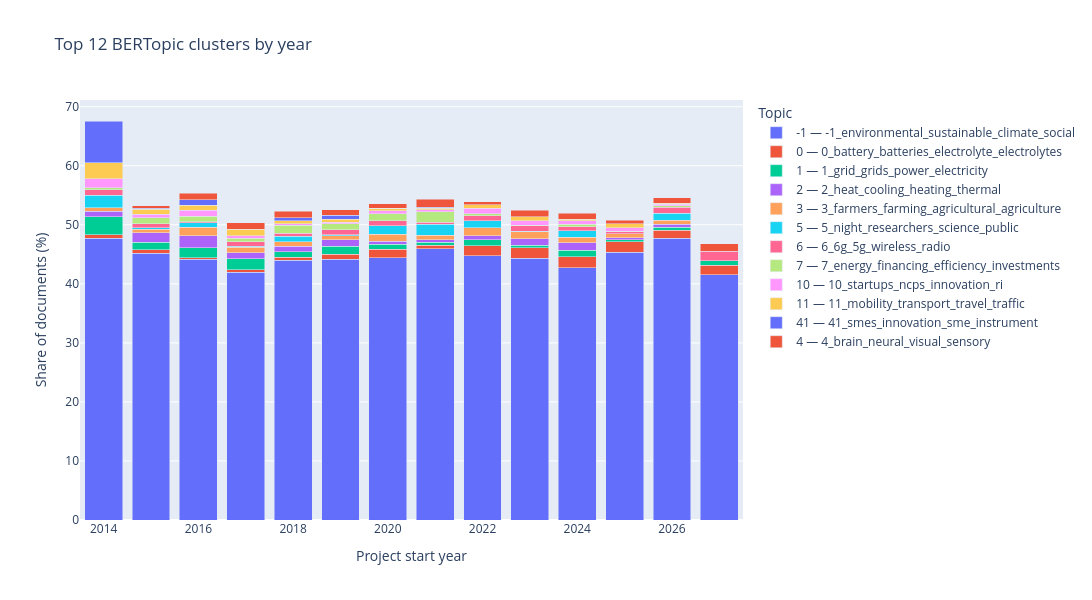

This figure's notebook cell:
### Code cell
# Visualize the strongest topics across years.
TOP_N_TOPICS = 12
popular_topics = (
    topic_year_counts.groupby("topic")
    ["share_pct"].mean()
    .nlargest(TOP_N_TOPICS)
    .index
)
plot_df = topic_year_counts[topic_year_counts["topic"].isin(popular_topics)].copy()
plot_df["topic_label"] = plot_df.apply(
    lambda row: f"{row.topic} — {row.topic_name}", axis=1
)

fig = px.bar(
    plot_df,
    x="start_year",
    y="share_pct",
    color="topic_label",
    title=f"Top {TOP_N_TOPICS} BERTopic clusters by year",
    labels={"share_pct": "Share of documents (%)", "start_year": "Project start year"},
    category_orders={"start_year": sorted(valid_years)},
)
fig.update_layout(barmode="stack", legend_title_text="Topic")
fig.update_layout(width=1400, height=600)
fig.write_image("data/bertopic_top12_by_year.png", width=1400, height=600, scale=2)
fig.show()

### Figure 1 — Plotly figure (JSON) as saved in the notebook; plotly's stock layout.template omitted (floating-point values rounded to 4 significant figures)
{"data": [{"hovertemplate": "topic_label=-1 — -1_environmental_sustainable_climate_social<br>Project start year=%{x}<br>Share of documents (%)=%{y}<extra></extra>", "legendgroup": "-1 — -1_environmental_sustainable_climate_social", "marker": {"color": "#636efa", "pattern": {"shape": ""}}, "name": "-1 — -1_environmental_sustainable_climate_social", "orientation": "v", "showlegend": true, "textposition": "auto", "type": "bar", "x": [2014, 2015, 2016, 2017, 2018, 2019, 2020, 2021, 2022, 2023, 2024, 2025, 2026, 2027], "xaxis": "x", "y": [47.71, 45.18, 44.19, 41.95, 44.03, 44.15, 44.45, 45.9, 44.73, 44.3, 42.76, 45.32, 47.75, 41.53], "yaxis": "y"}, {"hovertemplate": "topic_label=0 — 0_battery_batteries_electrolyte_electrolytes<br>Project start year=%{x}<br>Share of documents (%)=%{y}<extra></extra>", "legendgroup": "0 — 0_battery_batteries_electrolyte_electrolytes", "marker": {"color": "#EF553B", "pattern": {"shape": ""}}, "name": "0 — 0_battery_batteries_electrolyte_electrolytes", "orientation": "v", "showlegend": true, "textposition": "auto", "type": "bar", "x": [2014, 2015, 2016, 2017, 2018, 2019, 2020, 2021, 2022, 2023, 2024, 2025, 2026, 2027], "xaxis": "x", "y": [0.6116, 0.5537, 0.2581, 0.444, 0.4634, 0.8971, 1.381, 0.5945, 1.757, 1.825, 1.827, 1.819, 1.305, 1.613], "yaxis": "y"}, {"hovertemplate": "topic_label=1 — 1_grid_grids_power_electricity<br>Project start year=%{x}<br>Share of documents (%)=%{y}<extra></extra>", "legendgroup": "1 — 1_grid_grids_power_electricity", "marker": {"color": "#00cc96", "pattern": {"shape": ""}}, "name": "1 — 1_grid_grids_power_electricity", "orientation": "v", "showlegend": true, "textposition": "auto", "type": "bar", "x": [2014, 2015, 2016, 2017, 2018, 2019, 2020, 2021, 2022, 2023, 2024, 2025, 2026, 2027], "xaxis": "x", "y": [3.058, 1.329, 1.704, 1.831, 0.9784, 1.322, 0.9028, 0.5284, 0.9585, 0.4148, 1.142, 0.3638, 0.495, 0.8065], "yaxis": "y"}, {"hovertemplate": "topic_label=2 — 2_heat_cooling_heating_thermal<br>Project start year=%{x}<br>Share of documents (%)=%{y}<extra></extra>", "legendgroup": "2 — 2_heat_cooling_heating_thermal", "marker": {"color": "#ab63fa", "pattern": {"shape": ""}}, "name": "2 — 2_heat_cooling_heating_thermal", "orientation": "v", "showlegend": true, "textposition": "auto", "type": "bar", "x": [2014, 2015, 2016, 2017, 2018, 2019, 2020, 2021, 2022, 2023, 2024, 2025, 2026], "xaxis": "x", "y": [0.9174, 1.55, 2.013, 0.9989, 0.9269, 1.086, 0.478, 0.4624, 0.7188, 1.12, 1.233, 0.3119, 0.5851], "yaxis": "y"}, {"hovertemplate": "topic_label=3 — 3_farmers_farming_agricultural_agriculture<br>Project start year=%{x}<br>Share of documents (%)=%{y}<extra></extra>", "legendgroup": "3 — 3_farmers_farming_agricultural_agriculture", "marker": {"color": "#FFA15A", "pattern": {"shape": ""}}, "name": "3 — 3_farmers_farming_agricultural_agriculture", "orientation": "v", "showlegend": true, "textposition": "auto", "type": "bar", "x": [2014, 2015, 2016, 2017, 2018, 2019, 2020, 2021, 2022, 2023, 2024, 2025, 2026], "xaxis": "x", "y": [0.6116, 0.6645, 1.394, 0.9434, 0.7209, 0.661, 1.168, 0.7266, 1.358, 1.161, 0.9137, 0.6757, 0.6301], "yaxis": "y"}, {"hovertemplate": "topic_label=5 — 5_night_researchers_science_public<br>Project start year=%{x}<br>Share of documents (%)=%{y}<extra></extra>", "legendgroup": "5 — 5_night_researchers_science_public", "marker": {"color": "#19d3f3", "pattern": {"shape": ""}}, "name": "5 — 5_night_researchers_science_public", "orientation": "v", "showlegend": true, "textposition": "auto", "type": "bar", "x": [2014, 2015, 2016, 2017, 2018, 2019, 2020, 2021, 2022, 2023, 2024, 2026], "xaxis": "x", "y": [2.141, 0.2215, 0.7744, 0.1665, 0.9784, 0.2361, 1.434, 1.849, 1.198, 0.1244, 1.096, 1.215], "yaxis": "y"}, {"hovertemplate": "topic_label=6 — 6_6g_5g_wireless_radio<br>Project start year=%{x}<br>Share of documents (%)=%{y}<extra></extra>", "legendgroup": "6 — 6_6g_5g_wireless_radio", "marker": {"color": "#FF6692", "pattern": {"shape": ""}}, "name": "6 — 6_6g_5g_wireless_radio", "orientation": "v", "showlegend": true, "textposition": "auto", "type": "bar", "x": [2014, 2015, 2016, 2017, 2018, 2019, 2020, 2021, 2022, 2023, 2024, 2025, 2026, 2027], "xaxis": "x", "y": [0.9174, 0.6645, 0.2065, 0.8324, 0.5149, 0.8026, 0.9028, 0.3963, 0.7987, 0.871, 0.7309, 0.3638, 1.035, 1.613], "yaxis": "y"}, {"hovertemplate": "topic_label=7 — 7_energy_financing_efficiency_investments<br>Project start year=%{x}<br>Share of documents (%)=%{y}<extra></extra>", "legendgroup": "7 — 7_energy_financing_efficiency_investments", "marker": {"color": "#B6E880", "pattern": {"shape": ""}}, "name": "7 — 7_energy_financing_efficiency_investments", "orientation": "v", "showlegend": true, "textposition": "auto", "type": "bar", "x": [2014, 2015, 2016, 2017, 2018, 2019, 2020, 2021, 2022, 2023, 2024, 2025, 2026], "xaxis": "x", "y": [0.3058, 0.9967, 0.9293, 0.5549, 1.287, 0.9915, 1.168, 1.783, 0.3195, 0.1244, 0.3655, 0.05198, 0.18], "yaxis": "y"}, {"hovertemplate": "topic_label=10 — 10_startups_ncps_innovation_ri<br>Project start year=%{x}<br>Share of documents (%)=%{y}<extra></extra>", "legendgroup": "10 — 10_startups_ncps_innovation_ri", "marker": {"color": "#FF97FF", "pattern": {"shape": ""}}, "name": "10 — 10_startups_ncps_innovation_ri", "orientation": "v", "showlegend": true, "textposition": "auto", "type": "bar", "x": [2014, 2015, 2016, 2017, 2018, 2019, 2020, 2021, 2022, 2023, 2024, 2025, 2026], "xaxis": "x", "y": [1.529, 0.6091, 1.033, 0.3885, 0.309, 0.3305, 0.478, 0.3303, 0.9984, 0.7881, 0.5939, 0.6237, 0.315], "yaxis": "y"}, {"hovertemplate": "topic_label=11 — 11_mobility_transport_travel_traffic<br>Project start year=%{x}<br>Share of documents (%)=%{y}<extra></extra>", "legendgroup": "11 — 11_mobility_transport_travel_traffic", "marker": {"color": "#FECB52", "pattern": {"shape": ""}}, "name": "11 — 11_mobility_transport_travel_traffic", "orientation": "v", "showlegend": true, "textposition": "auto", "type": "bar", "x": [2014, 2015, 2016, 2017, 2018, 2019, 2020, 2021, 2022, 2023, 2024, 2025, 2026], "xaxis": "x", "y": [2.752, 0.8859, 0.7744, 1.11, 0.4634, 0.4721, 0.4249, 0.2642, 0.5591, 0.6221, 0.3198, 0.6757, 0.135], "yaxis": "y"}, {"hovertemplate": "topic_label=41 — 41_smes_innovation_sme_instrument<br>Project start year=%{x}<br>Share of documents (%)=%{y}<extra></extra>", "legendgroup": "41 — 41_smes_innovation_sme_instrument", "marker": {"color": "#636efa", "pattern": {"shape": ""}}, "name": "41 — 41_smes_innovation_sme_instrument", "orientation": "v", "showlegend": true, "textposition": "auto", "type": "bar", "x": [2014, 2015, 2016, 2018, 2019, 2020, 2021], "xaxis": "x", "y": [7.034, 0.1107, 0.9293, 0.5664, 0.7082, 0.05311, 0.1321], "yaxis": "y"}, {"hovertemplate": "topic_label=4 — 4_brain_neural_visual_sensory<br>Project start year=%{x}<br>Share of documents (%)=%{y}<extra></extra>", "legendgroup": "4 — 4_brain_neural_visual_sensory", "marker": {"color": "#EF553B", "pattern": {"shape": ""}}, "name": "4 — 4_brain_neural_visual_sensory", "orientation": "v", "showlegend": true, "textposition": "auto", "type": "bar", "x": [2015, 2016, 2017, 2018, 2019, 2020, 2021, 2022, 2023, 2024, 2025, 2026, 2027], "xaxis": "x", "y": [0.4983, 1.136, 1.165, 1.081, 0.8971, 0.6904, 1.321, 0.5192, 1.078, 0.9593, 0.5717, 0.9001, 1.21], "yaxis": "y"}], "layout": {"barmode": "stack", "height": 600, "legend": {"title": {"text": "Topic"}, "tracegroupgap": 0}, "title": {"text": "Top 12 BERTopic clusters by year"}, "width": 1400, "xaxis": {"anchor": "y", "categoryarray": [2014, 2015, 2016, 2017, 2018, 2019, 2020, 2021, 2022, 2023, 2024, 2025, 2026, 2027], "categoryorder": "array", "domain": [0, 1], "title": {"text": "Project start year"}}, "yaxis": {"anchor": "x", "domain": [0, 1], "title": {"text": "Share of documents (%)"}}}}
